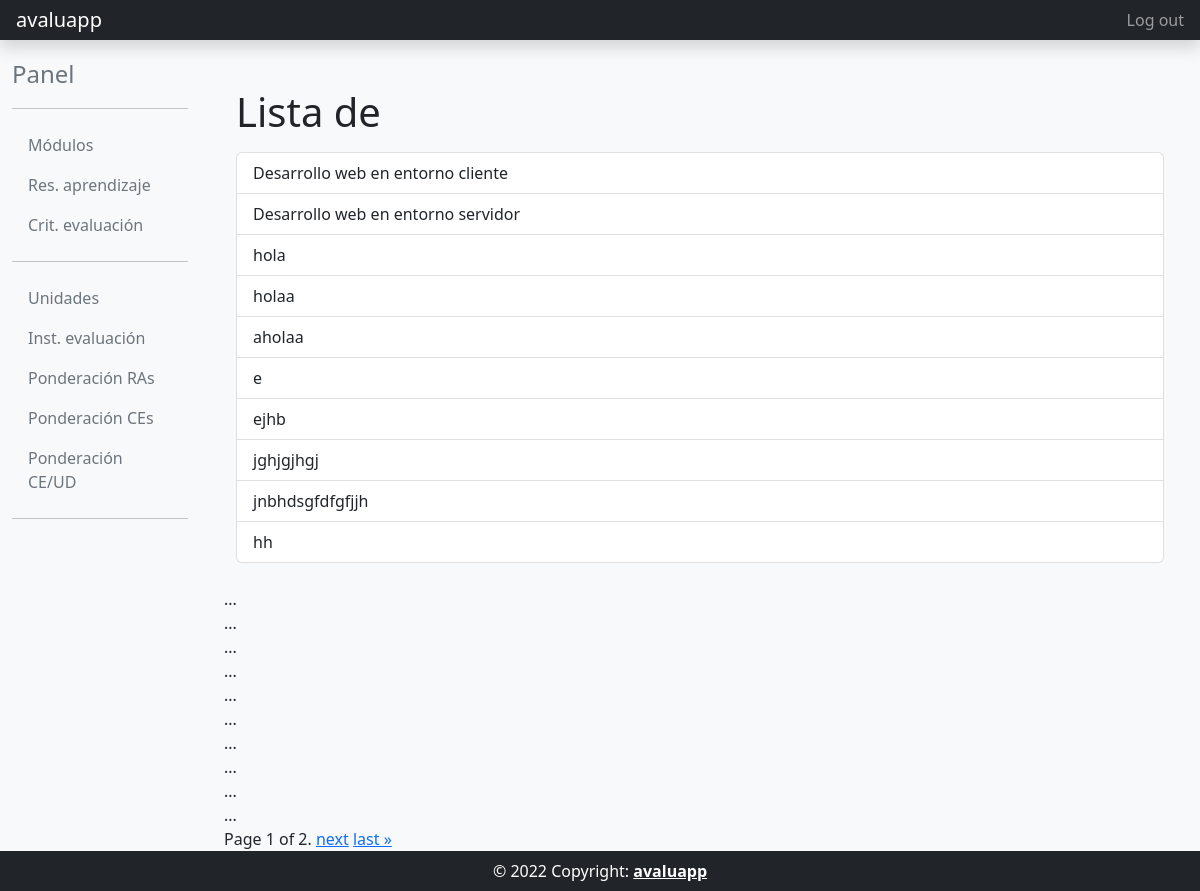
The page /modulo_list/ (signed in) on the database its author committed.
### core/models.py (models this page shows)
class Modulo(models.Model):
    codigo = models.CharField(max_length=10, unique=True)
    nombre = models.CharField(max_length=256, unique=True)
    def __str__(self):
        return self.nombre
    verbose_name= 'Modulo'
    verbose_name_plural= 'Modulos'
    ordering= ['codigo']

### core/views.py (the view)
# urls.py: path('modulo_list/', core_views.ModuloListView.as_view(), name='modulo_list'),
class ModuloListView(ListView):
    model = Modulo
    template_name = 'core/modulo_list.html'
    paginate_by = 10
    @method_decorator(csrf_exempt)
    @method_decorator(login_required)
    def dispatch(self, request, *args, **kwargs):
        return super().dispatch(request, *args, **kwargs)
    def get_queryset(self):
        orden = self.request.GET.get('orden', None)
        queryset = Modulo.objects.all()
        if orden:
            if orden == 'asc':
                queryset = queryset.order_by('id')
            elif orden == 'desc':
                queryset = queryset.order_by('-id')
        return queryset

### templates/core/modulo_list.html (shortened to what this page needs)
{% extends "common/base_intranet.html" %}
{% block main_content %}
<div class="container">
    <h1>Lista de {{ object.verbose_name_plural }}</h1>
    <ul class="list-group mt-3">
    {% for modulo in object_list %}
        <a href="{% url 'modulo_detail' pk=modulo.id %}" class="list-group-item list-group-item-action">{{ modulo }}</a>
    {% empty %}
        <p>No existen módulos.</p>
    {% endfor %}
    </ul>
</div>
{% for modulo in page_obj %}
    {{ modulo.full_name|upper }}<br>
    ...
{% endfor %}
<div class="pagination">
    <span class="step-links">
        <span class="current">
            Page {{ page_obj.number }} of {{ page_obj.paginator.num_pages }}.
        </span>
        {% if page_obj.has_next %}
            <a href="?page={{ page_obj.next_page_number }}">next</a>
            <a href="?page={{ page_obj.paginator.num_pages }}">last &raquo;</a>
        {% endif %}
    </span>
</div>
{% endblock main_content %}

### rows shown on the page
Modulo: nombre "Desarrollo web en entorno cliente"
Modulo: nombre "Desarrollo web en entorno servidor"
Modulo: nombre "hola"
Modulo: nombre "holaa"
Modulo: nombre "aholaa"
Modulo: nombre "e"
Modulo: nombre "ejhb"
Modulo: nombre "jghjgjhgj"
Modulo: nombre "jnbhdsgfdfgfjjh"
Modulo: nombre "hh"

### other values the page prints
{{ page_obj.number }} "1"
{{ page_obj.paginator.num_pages }} "2"
